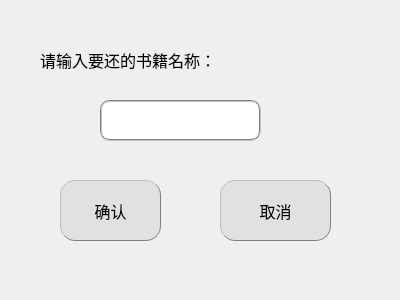
<?xml version="1.0" encoding="UTF-8"?>
<ui version="4.0">
 <class>Return</class>
 <widget class="QDialog" name="Return">
  <property name="geometry">
   <rect>
    <x>0</x>
    <y>0</y>
    <width>400</width>
    <height>300</height>
   </rect>
  </property>
  <property name="windowTitle">
   <string>Dialog</string>
  </property>
  <widget class="QWidget" name="widget" native="true">
   <property name="geometry">
    <rect>
     <x>20</x>
     <y>30</y>
     <width>341</width>
     <height>241</height>
    </rect>
   </property>
   <widget class="QLabel" name="label">
    <property name="geometry">
     <rect>
      <x>20</x>
      <y>10</y>
      <width>221</width>
      <height>41</height>
     </rect>
    </property>
    <property name="text">
     <string>&lt;html&gt;&lt;head/&gt;&lt;body&gt;&lt;p&gt;&lt;span style=&quot; font-size:12pt;&quot;&gt;请输入要还的书籍名称：&lt;/span&gt;&lt;/p&gt;&lt;/body&gt;&lt;/html&gt;</string>
    </property>
   </widget>
   <widget class="QLineEdit" name="bookIn">
    <property name="geometry">
     <rect>
      <x>80</x>
      <y>70</y>
      <width>161</width>
      <height>41</height>
     </rect>
    </property>
    <property name="font">
     <font>
      <pointsize>12</pointsize>
     </font>
    </property>
    <property name="styleSheet">
     <string notr="true">border:2px groove gray;border-radius:10px;padding:2px 4px</string>
    </property>
   </widget>
   <widget class="QPushButton" name="choseBtn">
    <property name="geometry">
     <rect>
      <x>40</x>
      <y>150</y>
      <width>101</width>
      <height>61</height>
     </rect>
    </property>
    <property name="font">
     <font>
      <pointsize>12</pointsize>
     </font>
    </property>
    <property name="styleSheet">
     <string notr="true">background-color: rgb(225, 225, 225);border:1px groove gray;border-radius:15px;padding:1px 4px;border-style: outset;</string>
    </property>
    <property name="text">
     <string>确认</string>
    </property>
   </widget>
   <widget class="QPushButton" name="exitBtn">
    <property name="geometry">
     <rect>
      <x>200</x>
      <y>150</y>
      <width>111</width>
      <height>61</height>
     </rect>
    </property>
    <property name="font">
     <font>
      <pointsize>12</pointsize>
     </font>
    </property>
    <property name="styleSheet">
     <string notr="true">background-color: rgb(225, 225, 225);border:1px groove gray;border-radius:15px;padding:1px 4px;border-style: outset;</string>
    </property>
    <property name="text">
     <string>取消</string>
    </property>
   </widget>
  </widget>
  <widget class="QLabel" name="label_2">
   <property name="geometry">
    <rect>
     <x>-250</x>
     <y>-110</y>
     <width>651</width>
     <height>421</height>
    </rect>
   </property>
   <property name="text">
    <string/>
   </property>
   <property name="pixmap">
    <pixmap resource="pic.qrc">:/new/prefix1/4.png</pixmap>
   </property>
  </widget>
  <zorder>label_2</zorder>
  <zorder>widget</zorder>
 </widget>
 <resources>
  <include location="pic.qrc"/>
 </resources>
 <connections/>
</ui>
